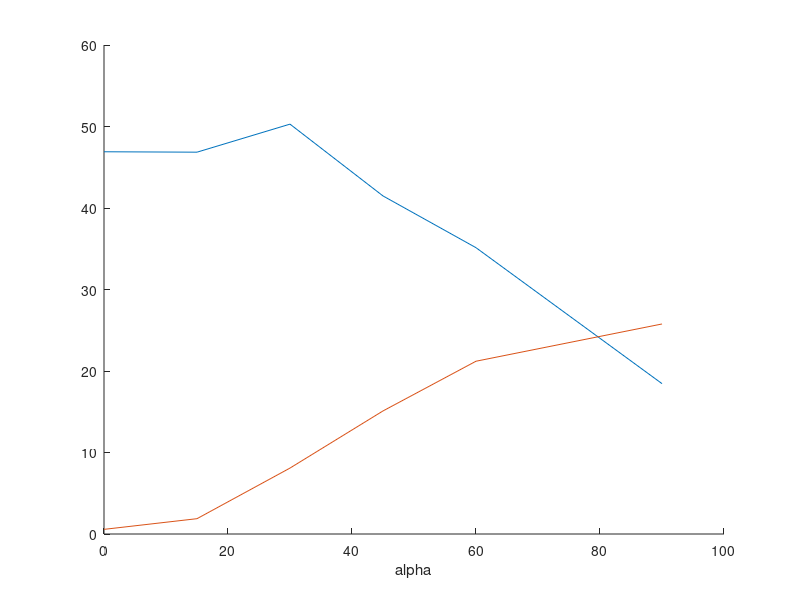

The MATLAB script that drew this image:
clc,clear
alpha = [0, 15, 30, 45, 60, 90];
Vout_measured = [34.36, 33.6,30.60,28.22,23.89,14.97];
ideal_Vout=[];
for i = 1:6
    ideal_Vout= [ideal_Vout, 0.9*45*cos(alpha(i)*pi/180)];
end
hold on
%plot(alpha,Vout_measured, alpha, ideal_Vout)
for i = 1:6
    ideal_Vout(i)=ideal_Vout(i)-2*0.7;
end
%plot(alpha, ideal_Vout);
%xlabel('alpha') 
%ylabel('V_out') 

P_in=[46.90	46.85	50.29	41.48	35.13	18.45];
Q_in=[0.57	1.88	8.09	15.10	21.20	25.77];

plot(alpha, P_in, alpha, Q_in)

xlabel('alpha') 
 

